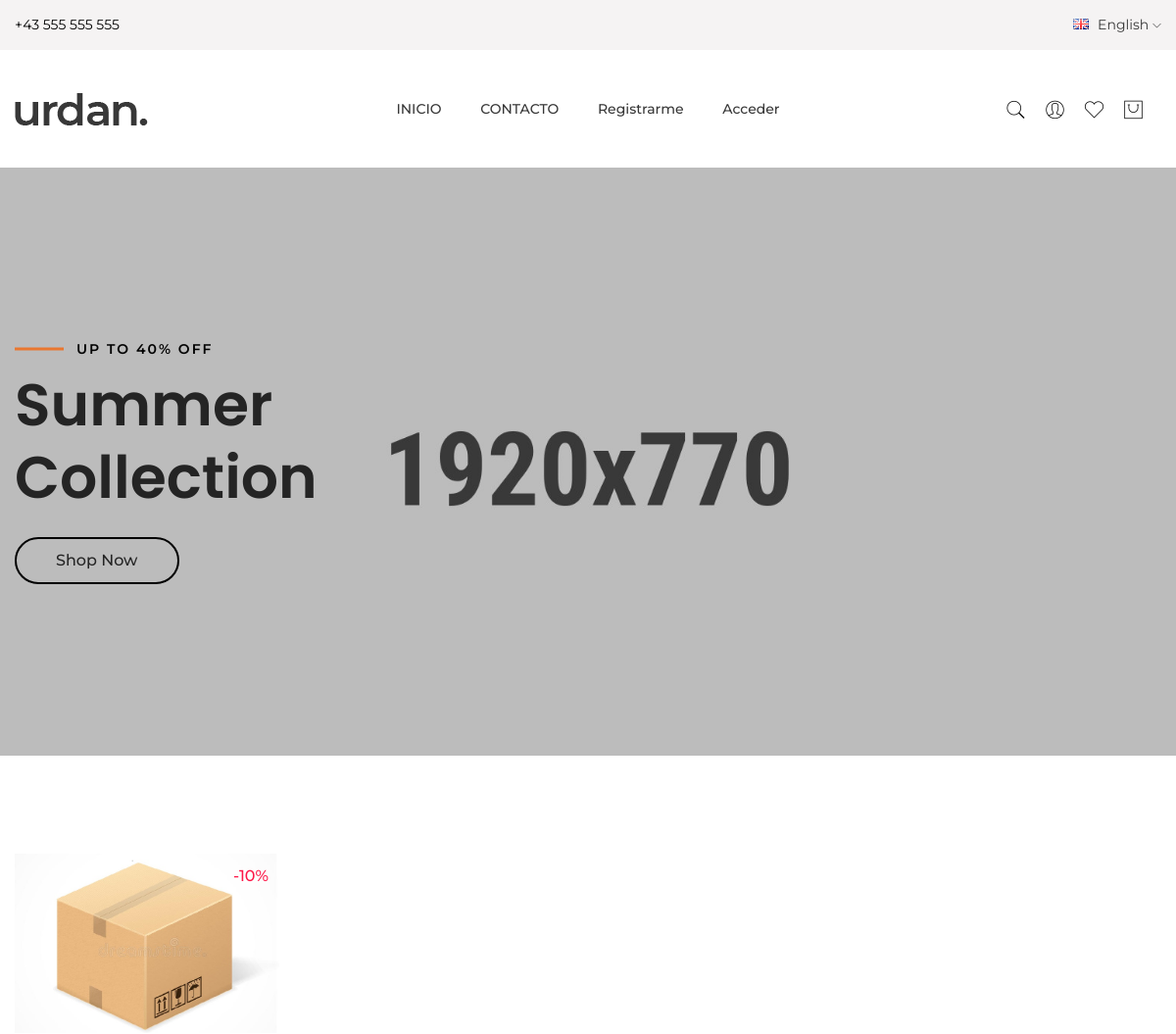
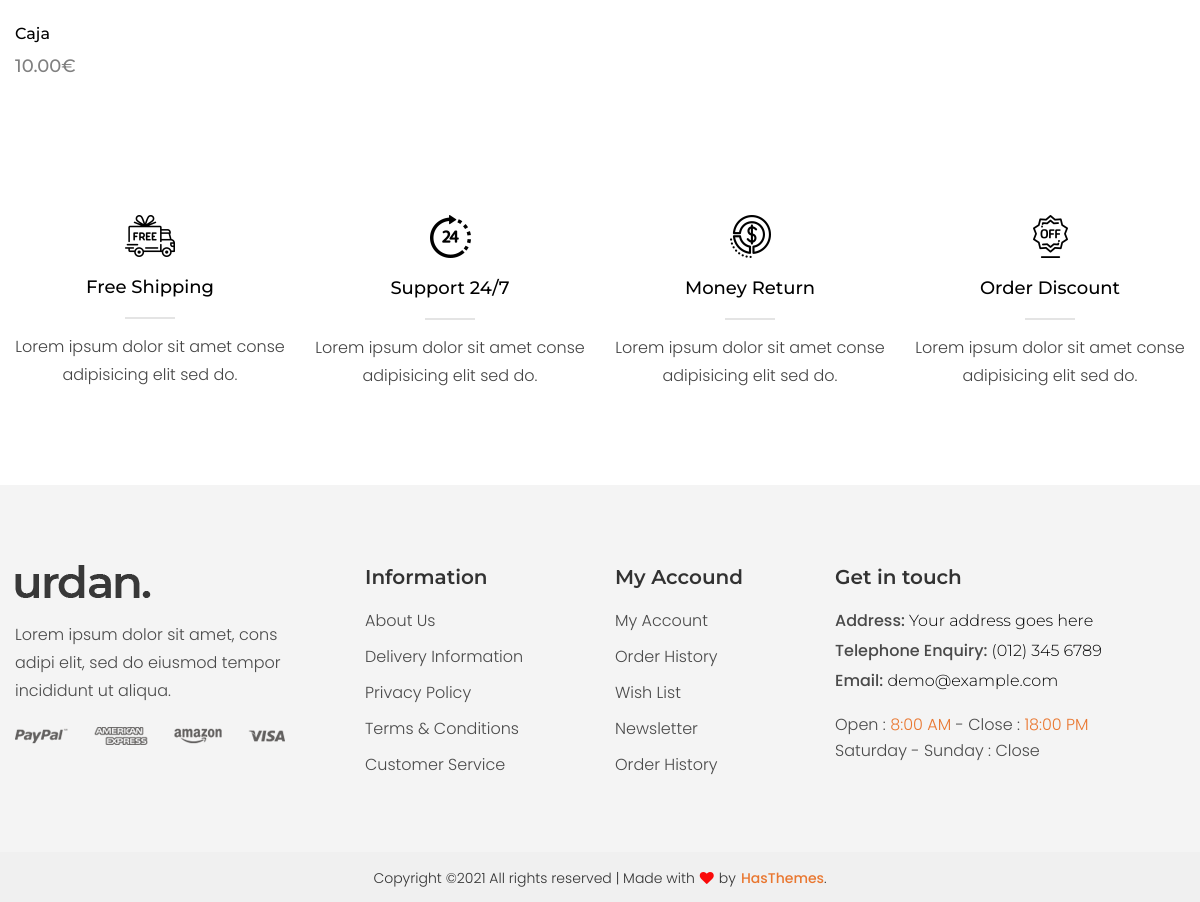
The page / on the database its author committed (2 pictures, top to bottom).
### main/models.py (models this page shows, shortened)
class Item(models.Model):
    title = models.CharField('Nombre', max_length=255)
    slug = models.SlugField(unique=True)
    image = models.ImageField('Imagen')
    description = models.TextField('Descripcion', null=True)
    price = models.DecimalField('Precio', max_digits=9, decimal_places=2)

### main/views.py (the view)
# urls.py: path('', views.Home.as_view(), name='home'),
class Home(CartMixin, View):
    def get(self, request, *args, **kwargs):
        products = Item.objects.all()
        context = {
            'products': products,
            'cart': self.cart
        }
        return render(request, 'main/index.html', context)

### main/mixins.py (called while the page is built)
    def dispatch(self, request, *args, **kwargs):
        if request.user.is_authenticated:
            customer = Customer.objects.filter(user=request.user).first()
            if not customer:
                customer = Customer.objects.create(
                    user=request.user
                )
            cart = Cart.objects.filter(owner=customer, in_order=False).first()
            if not cart:
                cart = Cart.objects.create(owner=customer)
        else:
            cart = Cart.objects.filter(for_anonymous_user=True).first()
            if not cart:
                cart = Cart.objects.create(for_anonymous_user=True)
        self.cart = cart
        return super().dispatch(request, *args, **kwargs)

### main/templates/main/index.html (shortened to what this page needs)
{% extends 'main/base.html' %}
{% load static %}
{% block content %}
<div class="slider-area">
            <div class="slider-active swiper-container">
                <div class="swiper-wrapper">
                    <div class="swiper-slide">
                        <div class="intro-section slider-height-1 slider-content-center bg-img single-animation-wrap slider-bg-color-3" style="background-image:url({% static 'assets/images/slider/slider-bg-3.jpg' %})">
                            <div class="container">
                                <div class="row">
                                    <div class="col-12 hm2-slider-animation">
                                        <div class="slider-content-2 slider-animated-3">
                                            <h3 class="animated">Up To 40% Off</h3>
                                            <h1 class="animated">Summer <br>Collection</h1>
                                            <div class="slider-btn-2 btn-hover">
                                                <a href="product-details.html" class="btn hover-border-radius theme-color animated">
                                                    Shop Now
                                                </a>
                                            </div>
                                        </div>
                                    </div>
                                </div>
                            </div>
                        </div>
                    </div>
                    <div class="swiper-slide">
                        <div class="intro-section slider-height-1 slider-content-center bg-img single-animation-wrap slider-bg-color-3" style="background-image:url(assets/images/slider/slider-bg-3-2.jpg)">
                            <div class="container">
                                <div class="row">
                                    <div class="col-12 hm2-slider-animation">
                                        <div class="slider-content-2 slider-animated-3">
                                            <h3 class="animated">Up To 40% Off</h3>
                                            <h1 class="animated">Summer <br>Collection</h1>
                                            <div class="slider-btn-2 btn-hover">
                                                <a href="product-details.html" class="btn hover-border-radius theme-color animated">
                                                </a>
                                            </div>
                                        </div>
                                    </div>
                                </div>
                            </div>
                        </div>
                    </div>
                </div>
            </div>
        </div>
<div class="shop-area pt-100 pb-100">
            <div class="container">
                <div class="row flex-row-reverse">
                    <div class="col-12">
                        <div class="shop-bottom-area">
                            <div class="tab-content jump">
                                <div >
                                    <div class="row">
									                      {% for product in products %}
                                        <div class="col-lg-3 col-md-4 col-sm-6 col-12">
                                            <div class="product-wrap mb-35" data-aos="fade-up" data-aos-delay="200">
                                                <div class="product-img img-zoom mb-25">
                                                    <a href="product-details.html">
                                                        <img src="{{product.image.url}}" alt="">
                                                    </a>
                                                    <div class="product-badge badge-top badge-right badge-pink">
                                                        <span>-10%</span>
                                                    </div>
                                                </div>
                                                <div class="product-content">
                                                    <h3><a href="product-details.html">{{product.title}}</a></h3>
                                                    <div class="product-price">
                                                        <span>{{product.price}}€ </span>
                                                    </div>
                                                </div>
                                            </div>
                                        </div>
                                        {% endfor %}
                                    </div>
                                </div>
                            </div>
                        </div>
                    </div>
                </div>
            </div>
        </div>
<div class="service-area pb-65">
            <div class="container">
                <div class="row">
                    <div class="col-lg-3 col-md-6 col-sm-6 col-12">
                        <div class="service-wrap-2 text-center mb-30" data-aos="fade-up" data-aos-delay="200">
                            <div class="service-img-2">
                                <img src="{% static 'assets/images/icon-img/car.png' %}" alt="">
                            </div>
                            <div class="service-content-2">
                                <h3>Free Shipping</h3>
                                <p>Lorem ipsum dolor sit amet conse adipisicing elit sed do.</p>
                            </div>
                        </div>
                    </div>
                    <div class="col-lg-3 col-md-6 col-sm-6 col-12">
                        <div class="service-wrap-2 text-center mb-30" data-aos="fade-up" data-aos-delay="400">
                            <div class="service-img-2">
                                <img src="{% static 'assets/images/icon-img/time.png' %}" alt="">
                            </div>
                            <div class="service-content-2">
                                <h3>Support 24/7</h3>
                                <p>Lorem ipsum dolor sit amet conse adipisicing elit sed do.</p>
                            </div>
                        </div>
                    </div>
                    <div class="col-lg-3 col-md-6 col-sm-6 col-12">
                        <div class="service-wrap-2 text-center mb-30" data-aos="fade-up" data-aos-delay="600">
                            <div class="service-img-2">
                                <img src="{% static 'assets/images/icon-img/dollar.png' %}" alt="">
                            </div>
                            <div class="service-content-2">
                                <h3>Money Return</h3>
                                <p>Lorem ipsum dolor sit amet conse adipisicing elit sed do. </p>
                            </div>
                        </div>
                    </div>
                    <div class="col-lg-3 col-md-6 col-sm-6 col-12">
                        <div class="service-wrap-2 text-center mb-30" data-aos="fade-up" data-aos-delay="800">
                            <div class="service-img-2">
                                <img src="{% static 'assets/images/icon-img/discount.png' %}" alt="">
                            </div>
                            <div class="service-content-2">
                                <h3>Order Discount</h3>
                                <p>Lorem ipsum dolor sit amet conse adipisicing elit sed do.</p>
                            </div>
                        </div>
                    </div>
                </div>
            </div>
        </div>
{% endblock content %}

### rows shown on the page
Item: image (picture), title "Caja", price "10.00"
